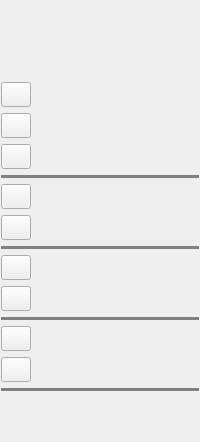
     <widget class="QFrame" name="frameRightToolBar">
      <property name="minimumSize">
       <size>
        <width>32</width>
        <height>0</height>
       </size>
      </property>
      <property name="styleSheet">
       <string notr="true">QFrame
{
border: 0px;
}</string>
      </property>
      <property name="lineWidth">
       <number>0</number>
      </property>
      <layout class="QVBoxLayout" name="verticalLayout_3">
       <property name="leftMargin">
        <number>1</number>
       </property>
       <property name="topMargin">
        <number>82</number>
       </property>
       <property name="rightMargin">
        <number>1</number>
       </property>
       <item>
        <widget class="QToolButton" name="buttonUndo">
         <property name="minimumSize">
          <size>
           <width>30</width>
           <height>25</height>
          </size>
         </property>
         <property name="maximumSize">
          <size>
           <width>30</width>
           <height>16777215</height>
          </size>
         </property>
         <property name="cursor">
          <cursorShape>PointingHandCursor</cursorShape>
         </property>
         <property name="focusPolicy">
          <enum>Qt::NoFocus</enum>
         </property>
         <property name="toolTip">
          <string>Undo (Ctrl+Z)</string>
         </property>
         <property name="text">
          <string/>
         </property>
         <property name="icon">
          <iconset resource="../resources/images.qrc">
           <normaloff>:/icons/undo_icon.png</normaloff>:/icons/undo_icon.png</iconset>
         </property>
        </widget>
       </item>
       <item>
        <widget class="QToolButton" name="buttonRedo">
         <property name="minimumSize">
          <size>
           <width>30</width>
           <height>25</height>
          </size>
         </property>
         <property name="maximumSize">
          <size>
           <width>30</width>
           <height>16777215</height>
          </size>
         </property>
         <property name="cursor">
          <cursorShape>PointingHandCursor</cursorShape>
         </property>
         <property name="focusPolicy">
          <enum>Qt::NoFocus</enum>
         </property>
         <property name="toolTip">
          <string>Redo (Ctrl+Y)</string>
         </property>
         <property name="text">
          <string/>
         </property>
         <property name="icon">
          <iconset resource="../resources/images.qrc">
           <normaloff>:/icons/redo.png</normaloff>:/icons/redo.png</iconset>
         </property>
        </widget>
       </item>
       <item>
        <widget class="QToolButton" name="buttonClearText">
         <property name="minimumSize">
          <size>
           <width>30</width>
           <height>25</height>
          </size>
         </property>
         <property name="maximumSize">
          <size>
           <width>30</width>
           <height>16777215</height>
          </size>
         </property>
         <property name="cursor">
          <cursorShape>PointingHandCursor</cursorShape>
         </property>
         <property name="focusPolicy">
          <enum>Qt::NoFocus</enum>
         </property>
         <property name="toolTip">
          <string>Clear (Ctrl+Shift+Del)</string>
         </property>
         <property name="text">
          <string/>
         </property>
         <property name="icon">
          <iconset resource="../resources/images.qrc">
           <normaloff>:/icons/cleartext_icon.png</normaloff>:/icons/cleartext_icon.png</iconset>
         </property>
        </widget>
       </item>
       <item>
        <widget class="Line" name="line_2">
         <property name="styleSheet">
          <string notr="true">color: grey;
background-color: grey;</string>
         </property>
         <property name="orientation">
          <enum>Qt::Horizontal</enum>
         </property>
        </widget>
       </item>
       <item>
        <widget class="QToolButton" name="buttonSuperscript">
         <property name="minimumSize">
          <size>
           <width>30</width>
           <height>25</height>
          </size>
         </property>
         <property name="maximumSize">
          <size>
           <width>30</width>
           <height>25</height>
          </size>
         </property>
         <property name="cursor">
          <cursorShape>PointingHandCursor</cursorShape>
         </property>
         <property name="focusPolicy">
          <enum>Qt::NoFocus</enum>
         </property>
         <property name="toolTip">
          <string>Superscript (Ctrl+Shift+Up)</string>
         </property>
         <property name="text">
          <string/>
         </property>
         <property name="icon">
          <iconset resource="../resources/images.qrc">
           <normaloff>:/icons/superscript_icon.png</normaloff>:/icons/superscript_icon.png</iconset>
         </property>
        </widget>
       </item>
       <item>
        <widget class="QToolButton" name="buttonSubscript">
         <property name="minimumSize">
          <size>
           <width>30</width>
           <height>25</height>
          </size>
         </property>
         <property name="maximumSize">
          <size>
           <width>30</width>
           <height>25</height>
          </size>
         </property>
         <property name="cursor">
          <cursorShape>PointingHandCursor</cursorShape>
         </property>
         <property name="focusPolicy">
          <enum>Qt::NoFocus</enum>
         </property>
         <property name="toolTip">
          <string>Subscript (Ctrl+Shift+Down)</string>
         </property>
         <property name="text">
          <string/>
         </property>
         <property name="icon">
          <iconset resource="../resources/images.qrc">
           <normaloff>:/icons/subscript_icon.png</normaloff>:/icons/subscript_icon.png</iconset>
         </property>
        </widget>
       </item>
       <item>
        <widget class="Line" name="line_3">
         <property name="styleSheet">
          <string notr="true">color: grey;
background-color: grey;</string>
         </property>
         <property name="orientation">
          <enum>Qt::Horizontal</enum>
         </property>
        </widget>
       </item>
       <item>
        <widget class="QToolButton" name="buttonIncreaseFontSize">
         <property name="minimumSize">
          <size>
           <width>30</width>
           <height>25</height>
          </size>
         </property>
         <property name="maximumSize">
          <size>
           <width>30</width>
           <height>25</height>
          </size>
         </property>
         <property name="cursor">
          <cursorShape>PointingHandCursor</cursorShape>
         </property>
         <property name="focusPolicy">
          <enum>Qt::NoFocus</enum>
         </property>
         <property name="toolTip">
          <string>Increase Font Size (Ctrl+Shift+=)</string>
         </property>
         <property name="text">
          <string/>
         </property>
         <property name="icon">
          <iconset resource="../resources/images.qrc">
           <normaloff>:/icons/increasefont_icon.png</normaloff>:/icons/increasefont_icon.png</iconset>
         </property>
        </widget>
       </item>
       <item>
        <widget class="QToolButton" name="buttonDecreaseFontSize">
         <property name="minimumSize">
          <size>
           <width>30</width>
           <height>25</height>
          </size>
         </property>
         <property name="maximumSize">
          <size>
           <width>30</width>
           <height>25</height>
          </size>
         </property>
         <property name="cursor">
          <cursorShape>PointingHandCursor</cursorShape>
         </property>
         <property name="focusPolicy">
          <enum>Qt::NoFocus</enum>
         </property>
         <property name="toolTip">
          <string>Increase Font Size (Ctrl+Shift+-)</string>
         </property>
         <property name="text">
          <string/>
         </property>
         <property name="icon">
          <iconset resource="../resources/images.qrc">
           <normaloff>:/icons/decreasefont_icon.png</normaloff>:/icons/decreasefont_icon.png</iconset>
         </property>
        </widget>
       </item>
       <item>
        <widget class="Line" name="line_4">
         <property name="styleSheet">
          <string notr="true">color: grey;
background-color: grey;</string>
         </property>
         <property name="orientation">
          <enum>Qt::Horizontal</enum>
         </property>
        </widget>
       </item>
       <item>
        <widget class="QToolButton" name="buttonIncreaseIndent">
         <property name="minimumSize">
          <size>
           <width>30</width>
           <height>25</height>
          </size>
         </property>
         <property name="maximumSize">
          <size>
           <width>30</width>
           <height>25</height>
          </size>
         </property>
         <property name="cursor">
          <cursorShape>PointingHandCursor</cursorShape>
         </property>
         <property name="focusPolicy">
          <enum>Qt::NoFocus</enum>
         </property>
         <property name="toolTip">
          <string>Increase Indent (Ctrl+M)</string>
         </property>
         <property name="text">
          <string/>
         </property>
         <property name="icon">
          <iconset resource="../resources/images.qrc">
           <normaloff>:/icons/increaseindent_icon.png</normaloff>:/icons/increaseindent_icon.png</iconset>
         </property>
        </widget>
       </item>
       <item>
        <widget class="QToolButton" name="buttonDecreaseIndent">
         <property name="minimumSize">
          <size>
           <width>30</width>
           <height>25</height>
          </size>
         </property>
         <property name="maximumSize">
          <size>
           <width>30</width>
           <height>25</height>
          </size>
         </property>
         <property name="cursor">
          <cursorShape>PointingHandCursor</cursorShape>
         </property>
         <property name="focusPolicy">
          <enum>Qt::NoFocus</enum>
         </property>
         <property name="toolTip">
          <string>Decrease Indent (Ctrl+Shift+M)</string>
         </property>
         <property name="text">
          <string/>
         </property>
         <property name="icon">
          <iconset resource="../resources/images.qrc">
           <normaloff>:/icons/decreaseindent_icon.png</normaloff>:/icons/decreaseindent_icon.png</iconset>
         </property>
        </widget>
       </item>
       <item>
        <widget class="Line" name="line_5">
         <property name="styleSheet">
          <string notr="true">color: grey;
background-color: grey;</string>
         </property>
         <property name="orientation">
          <enum>Qt::Horizontal</enum>
         </property>
        </widget>
       </item>
       <item>
        <spacer name="verticalSpacer">
         <property name="orientation">
          <enum>Qt::Vertical</enum>
         </property>
         <property name="sizeHint" stdset="0">
          <size>
           <width>20</width>
           <height>40</height>
          </size>
         </property>
        </spacer>
       </item>
      </layout>
     </widget>
